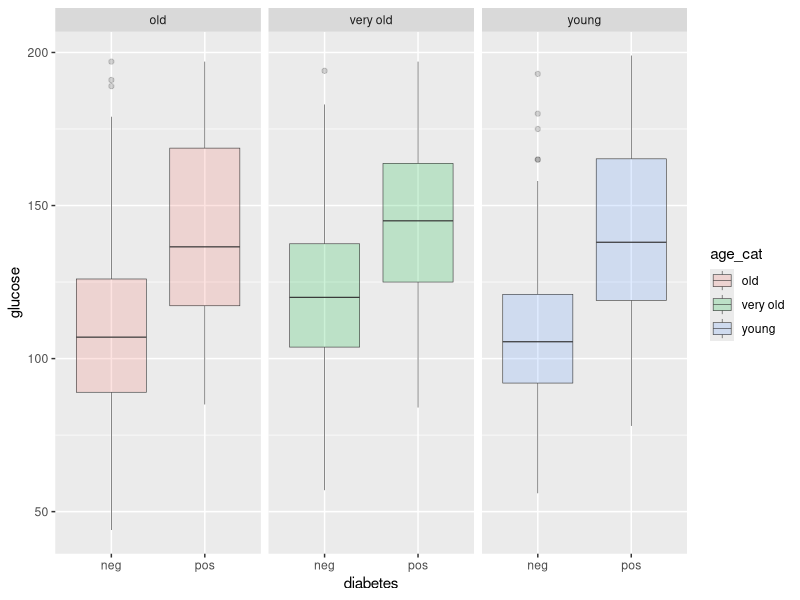
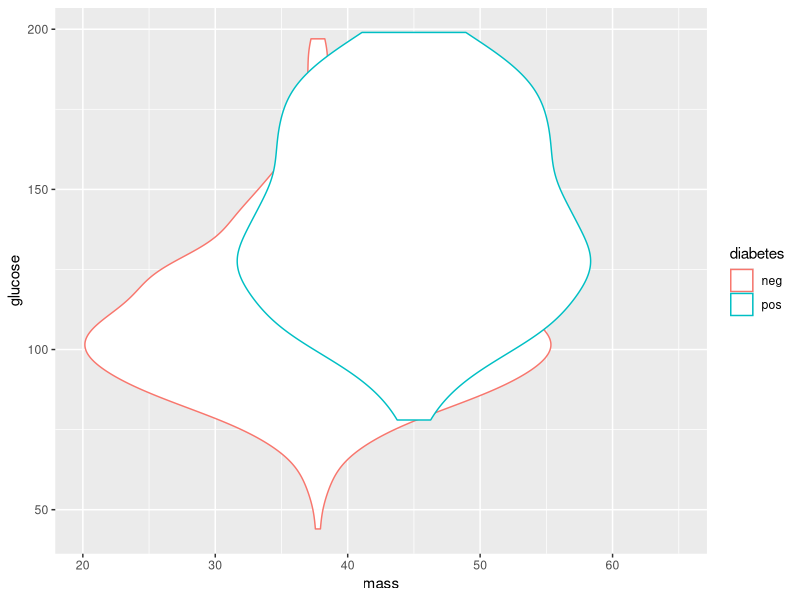
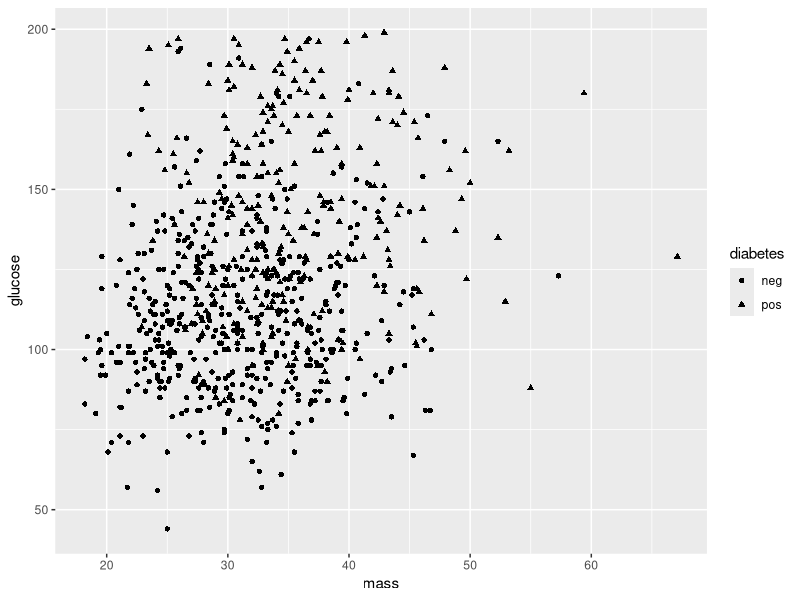

Here is the R script that generated these plots, in order:
## ---- chunk 1
knitr::opts_chunk$set(echo = TRUE)
## ---- chunk 2
library(tidyverse)
library(mlbench)
library(ggplot2)
data("PimaIndiansDiabetes2")
pima <- PimaIndiansDiabetes2
## ---- chunk 3
as.tibble(pima)
## ---- chunk 4
pima |>
  mutate(age_cat = case_when(
    age <= 30 ~ 'young',
    age >= 31 & age <= 42 ~ 'old',
    age >= 43 ~ 'very old'),
    age_cat = as.factor(age_cat)) |>
  mutate(pregnancy = case_when(
    pregnant <5 ~ 'few',
    pregnant >=5 ~'many'
  )) |>
  ggplot(
    aes(diabetes, glucose, fill = age_cat)) +
  geom_boxplot(alpha = 0.2, size = 0.2) +
  facet_wrap(. ~ age_cat)
## ---- chunk 5
x <- summarize(pima, mean(glucose, na.rm=TRUE))
## ---- chunk 6
pima |>
  ggplot(
    aes(mass, glucose, colour = diabetes)) +
  geom_violin()
## ---- chunk 7
pima |>
  ggplot(
    aes(mass, glucose, shape= diabetes)) +
  geom_point()
